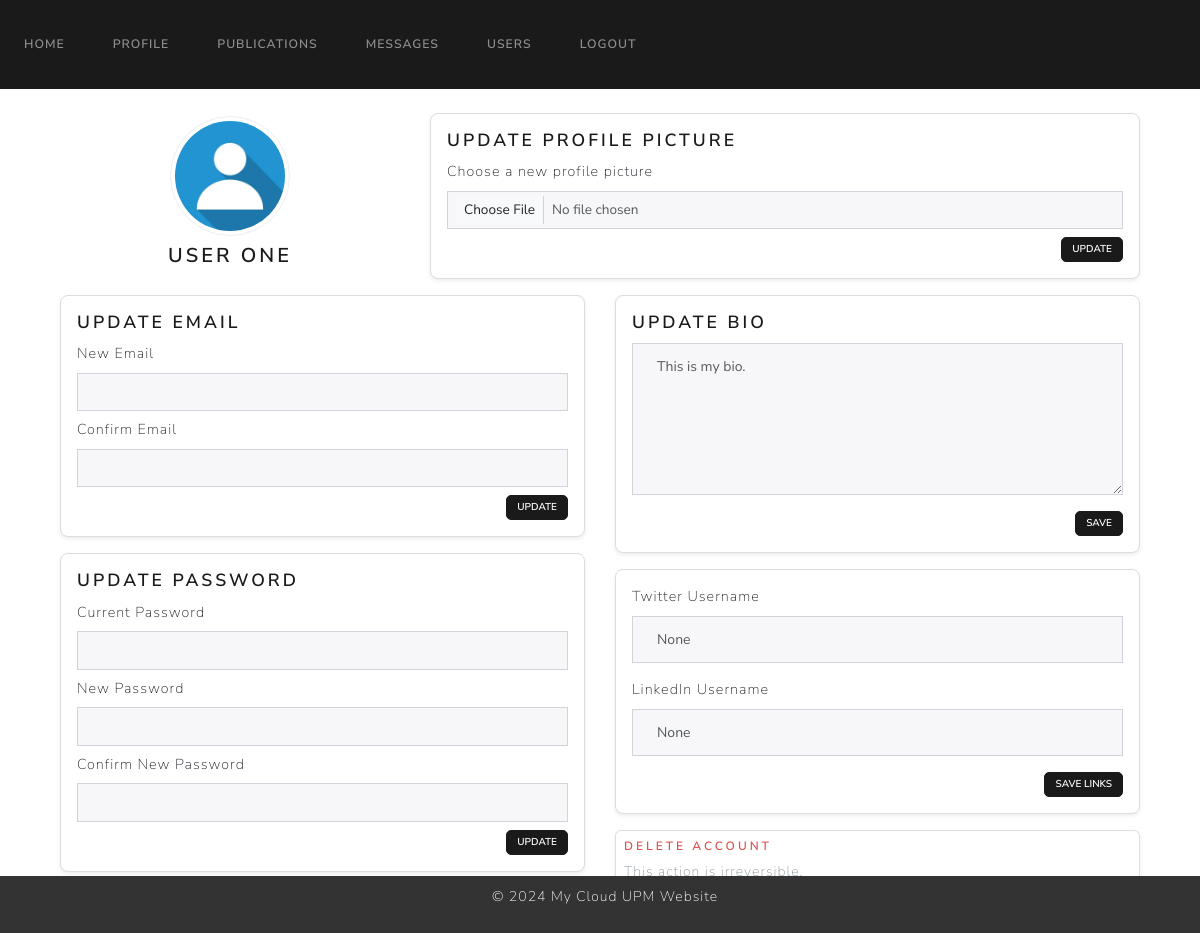
/profile (signed in), run on an earlier commit of the app's database.
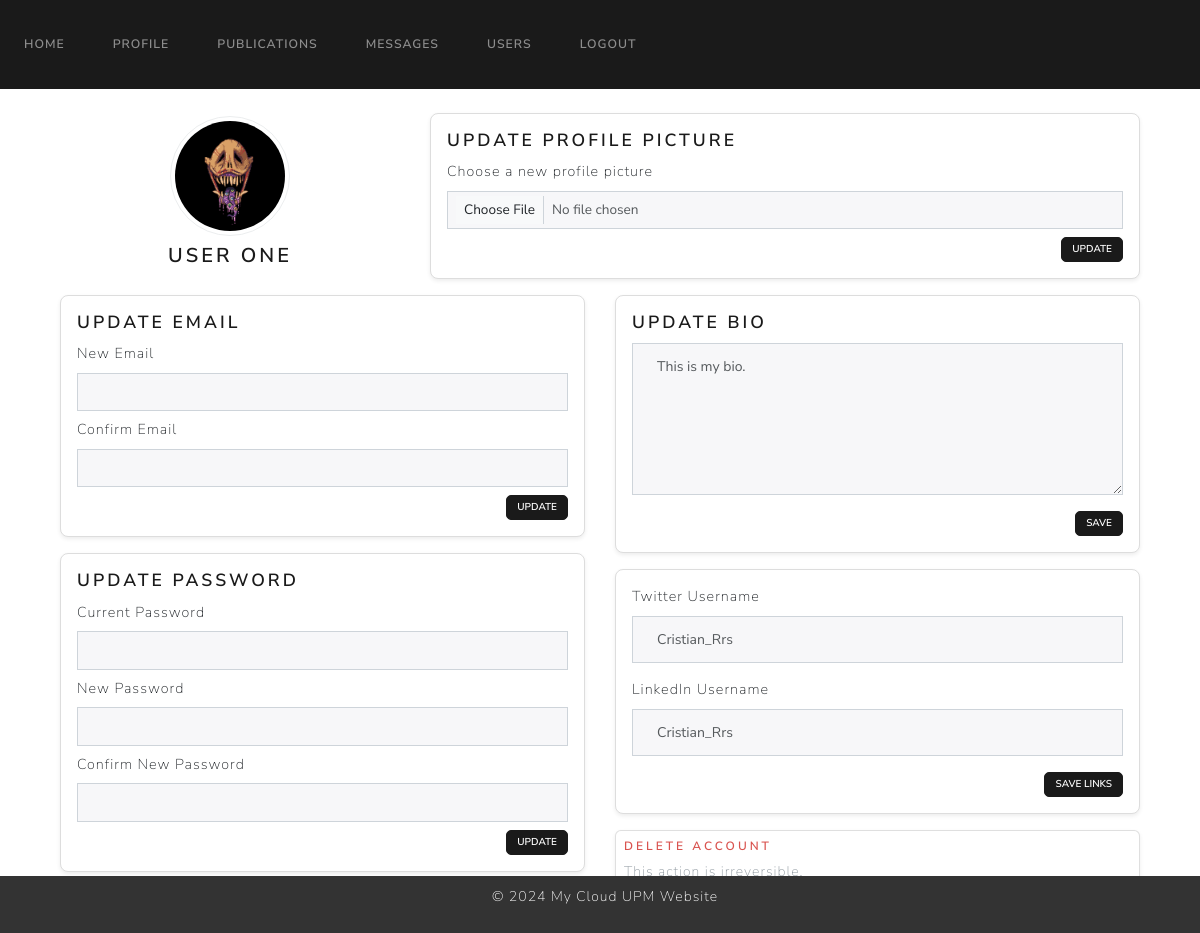
And on a later commit of the database.
### website/models.py (models this page shows)
class User(UserMixin, db.Model):
    id = db.Column(db.Integer, primary_key=True)
    name = db.Column(db.String(100), unique=False, nullable=False)
    surname = db.Column(db.String(100), unique=False, nullable=False)
    email = db.Column(db.String(100), unique=True, nullable=False)
    password = db.Column(db.String(100), nullable=False)
    bio = db.Column(db.Text, default="This is my bio.")  # Bio field
    role = db.Column(db.Integer, nullable=False, default=1)  # 0 para admin, 1 para usuario regular
    is_blocked = db.Column(db.Boolean, nullable=False, default=False)  # Campo para indicar si el usuario está bloqueado
    profile_pic = db.Column(db.String(150), default='default.jpg')
    twitter = db.Column(db.String(255), nullable=True)    # Twitter URL
    linkedin = db.Column(db.String(255), nullable=True)   # LinkedIn URL
    publications = db.relationship('Publication')
    login_records = db.relationship('LoginRecord')

### website/views.py (the view, shortened to what this page needs)
@views.route('/profile', methods=['GET', 'POST'])
@login_required
def profile():
    return render_template('profile.html', user=current_user)

### website/templates/profile.html (shortened to what the changed rows need)
{% extends "base.html" %}
{% block content %}
<div class="container mt-4">
    <div class="row align-items-center">
        <div class="col-md-4 text-center">
            {% if user.profile_pic %}
                <img src="{{ url_for('static', filename='profile_pics/' + user.profile_pic) }}"
                     alt="Profile Picture"
                     class="profile-pic img-thumbnail">
            {% else %}
                <img src="{{ url_for('static', filename='profile_pics/default.jpg') }}"
                     alt="Default Profile Picture"
                     class="profile-pic img-thumbnail">
            {% endif %}
            <h4 class="mt-2">{{ user.name }} {{ user.surname }}</h4>
        </div>
    </div>
    <div class="row mt-3">
        <div class="col-md-6">
            <div class="card shadow-sm p-3 larger-box">
                <form method="POST" action="{{ url_for('views.update_bio') }}">
                    <div class="mb-3">
                        <textarea name="bio" class="form-control" rows="6" placeholder="Tell us about yourself">{{ user.bio }}</textarea>
                    </div>
                </form>
            </div>
            <div class="card shadow-sm p-3 smaller-social-box mt-3">
                <form method="POST" action="{{ url_for('views.update_social_links') }}">
                    <div class="mb-3">
                        <label for="twitter" class="form-label">Twitter Username</label>
                        <input type="text" name="twitter" id="twitter" class="form-control" placeholder="your_username" value="{{ user.twitter }}">
                    </div>
                    <div class="mb-3">
                        <label for="linkedin" class="form-label">LinkedIn Username</label>
                        <input type="text" name="linkedin" id="linkedin" class="form-control" placeholder="your_username" value="{{ user.linkedin }}">
                    </div>
                </form>
            </div>
        </div>
    </div>
</div>
{% endblock %}

What changed in the data, as far as the page shows it:
changed User "USER": profile_pic: picture added in place of a placeholder; twitter "None" → "Cristian_Rrs"; linkedin "None" → "Cristian_Rrs"
